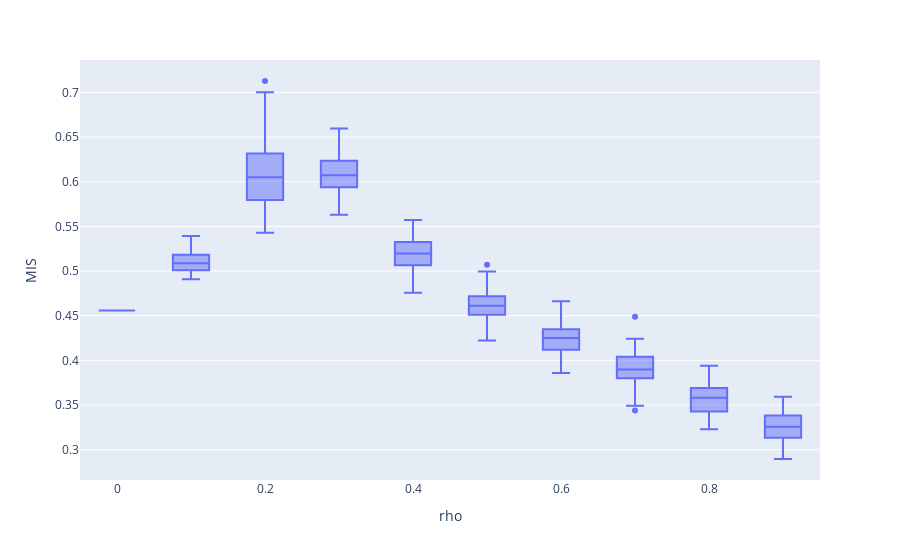

Notebook code cell kept with this figure:
### Code cell
fig = px.box(res_df, x="rho", y="MIS")
fig.show()

### Figure 1 — Plotly figure (JSON) as saved in the notebook; plotly's stock layout.template omitted (floating-point values rounded to 4 significant figures; data arrays with more than 128 entries replaced by an {"elided": "..."} marker saying what was removed)
{"data": [{"alignmentgroup": "True", "hovertemplate": "rho=%{x}<br>MIS=%{y}<extra></extra>", "legendgroup": "", "marker": {"color": "#636efa"}, "name": "", "notched": false, "offsetgroup": "", "orientation": "v", "showlegend": false, "type": "box", "x": {"elided": "1000 float values"}, "x0": " ", "xaxis": "x", "y": {"elided": "1000 float values"}, "y0": " ", "yaxis": "y"}], "layout": {"boxmode": "group", "legend": {"tracegroupgap": 0}, "margin": {"t": 60}, "xaxis": {"anchor": "y", "domain": [0, 1], "title": {"text": "rho"}}, "yaxis": {"anchor": "x", "domain": [0, 1], "title": {"text": "MIS"}}}}
